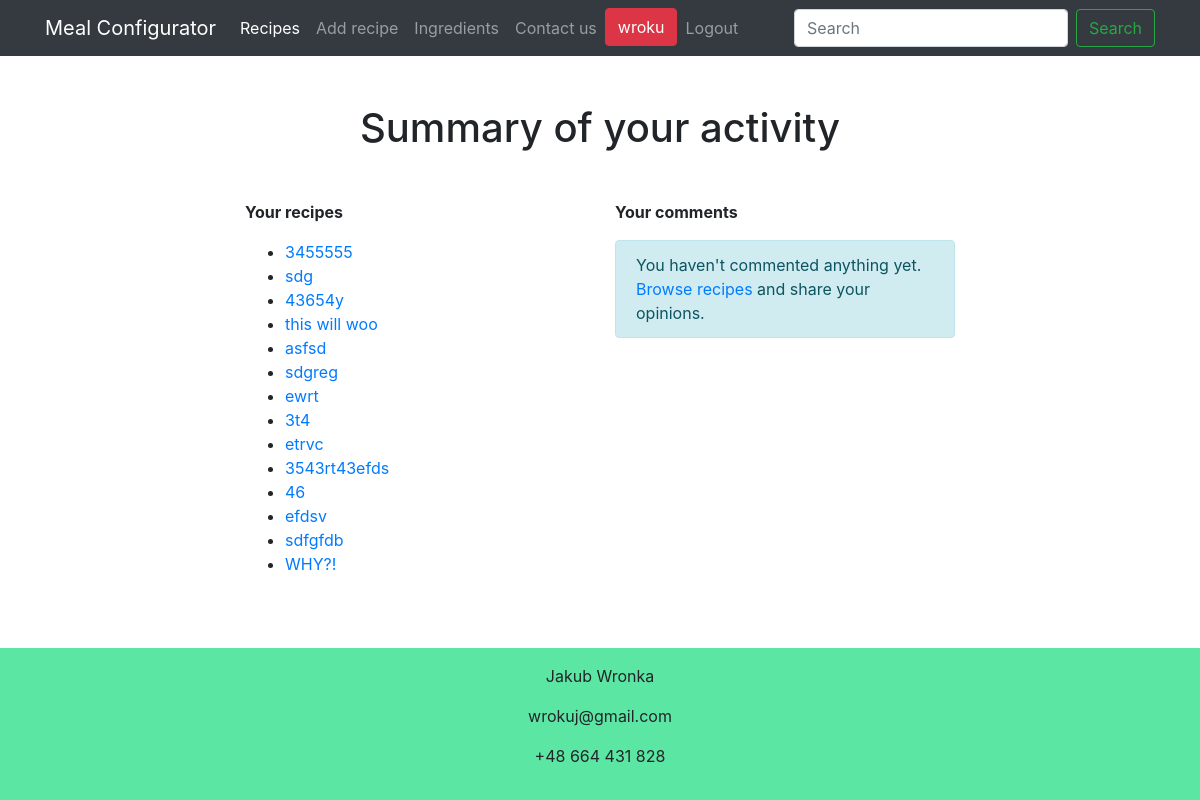
Before: /account/ (signed in) with the older database file.
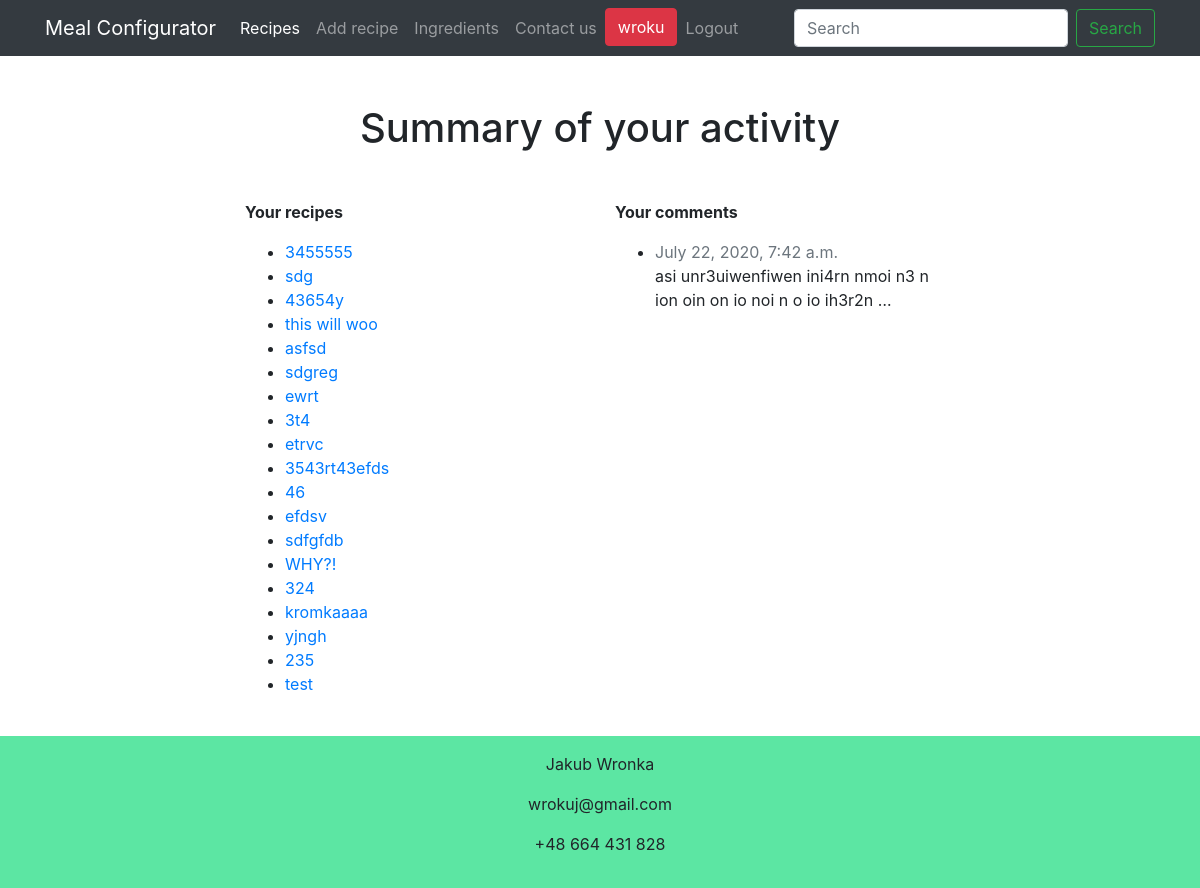
After: the same page with the newer database file.
### main/models.py (models this page shows, shortened)
class Recipe(models.Model):
    user = models.ForeignKey(User, default=1, null=True, on_delete=models.SET_NULL)
    recipe_posted = models.DateTimeField('date published', auto_now_add=True)
    recipe_name = models.CharField(primary_key=True, unique=True, max_length=255)
    recipe_slug = models.SlugField(null=True, blank=True, unique=True)
    recipe_image = models.ImageField(upload_to=upload_location,
                                     null=True,
                                     blank=True,
                                     width_field='width_field',
                                     height_field='height_field')
    height_field = models.IntegerField(default=0)
    width_field = models.IntegerField(default=0)
    ingredients = models.ManyToManyField(Ingredient, through='Quantity')
    directions = models.TextField()
    preparation_time = models.IntegerField(default=45)
    servings = models.IntegerField(default=2)
    calories_per_serving = models.IntegerField(blank=True, null=True)
    price_per_serving = models.DecimalField(max_digits=7, decimal_places=2)
    objects = RecipeManager()

class Comment(models.Model):
    recipe = models.ForeignKey(Recipe, on_delete=models.CASCADE, related_name='comments')
    user = models.ForeignKey(User, on_delete=models.CASCADE, related_name='comments')
    content = models.TextField(max_length=2000)
    created_on = models.DateTimeField(auto_now_add=True)
    active = models.BooleanField(default=False)

### main/views.py (the view)
# urls.py: path('account/', views.account_details, name='account'),
def account_details(request):
    if request.user.is_authenticated:
        context = {'recipes': Recipe.objects.filter(user=request.user),
                   'comments': Comment.objects.filter(user=request.user)}
        return render(request, 'main/account_details.html', context)
    else:
        return redirect('main:login')

### main/context_processors.py (called while the page is built)
def broadcaster(request):
    kwargs = {
        'foodcategories': FoodCategory.objects.all(),
        'currentuser': request.user,
    }
    return kwargs

### main/templatetags/custom_tags.py (called while the page is built)
@register.filter
def instance_slug(instance):
    return instance.recipe_slug

### main/templates/main/account_details.html
{% extends "main/base.html" %}
{% load custom_tags %}
{% block content %}
<div class="col-8 mx-auto">
    <h1 class="text-center my-5">Summary of your activity</h1>
    <div class="row">
        <div class="col">
            <div class="mb-3"><strong>Your recipes</strong></div>
                {% if recipes %}
                    <ul>
                    {% for recipe in recipes %}
                    <li><a href="/recipes/{{recipe.recipe_slug}}">{{recipe.recipe_name}}</a></li>
                    {% endfor %}
                    </ul>
                {% else %}
                    <div class="alert alert-info" role="alert">
                        You haven't posted any recipe yet. <a href="/add-recipe">Add one!</a>
                    </div>
                {% endif %}
            </div>
        <div class="col">
            <div class="mb-3"><strong>Your comments</strong></div>
                {% if comments %}
                    <ul>
                        {% for comment in comments %}
                        <li>
                            <a href="/recipes/{{comment.recipe|instance_slug}}"><span class="text-muted">{{comment.created_on}}</span></a><br>
                            {{comment.content|truncatewords:15}}
                        </li>
                    {% endfor %}
                    </ul>
                {% else %}
                    <div class="alert alert-info" role="alert">
                        You haven't commented anything yet. <a href="/recipes">Browse recipes</a> and share your opinions.
                    </div>
                {% endif %}
        </div>
    </div>
</div>
{% endblock %}

Changed rows visible on the page:
added Recipe: recipe_name "324"
added Recipe: recipe_name "kromkaaaa"
added Recipe: recipe_name "yjngh"
added Recipe: recipe_name "235"
added Recipe: recipe_name "test"
added Comment: created_on "July 22, 2020, 7:42 a.m.", content "asi unr3uiwenfiwen ini4rn nmoi n3 n ion oin on io noi n o io ih3r2n …"
Other visible differences:
text no longer shown: "You haven't commented anything yet. Browse recipes and share your opinions."
